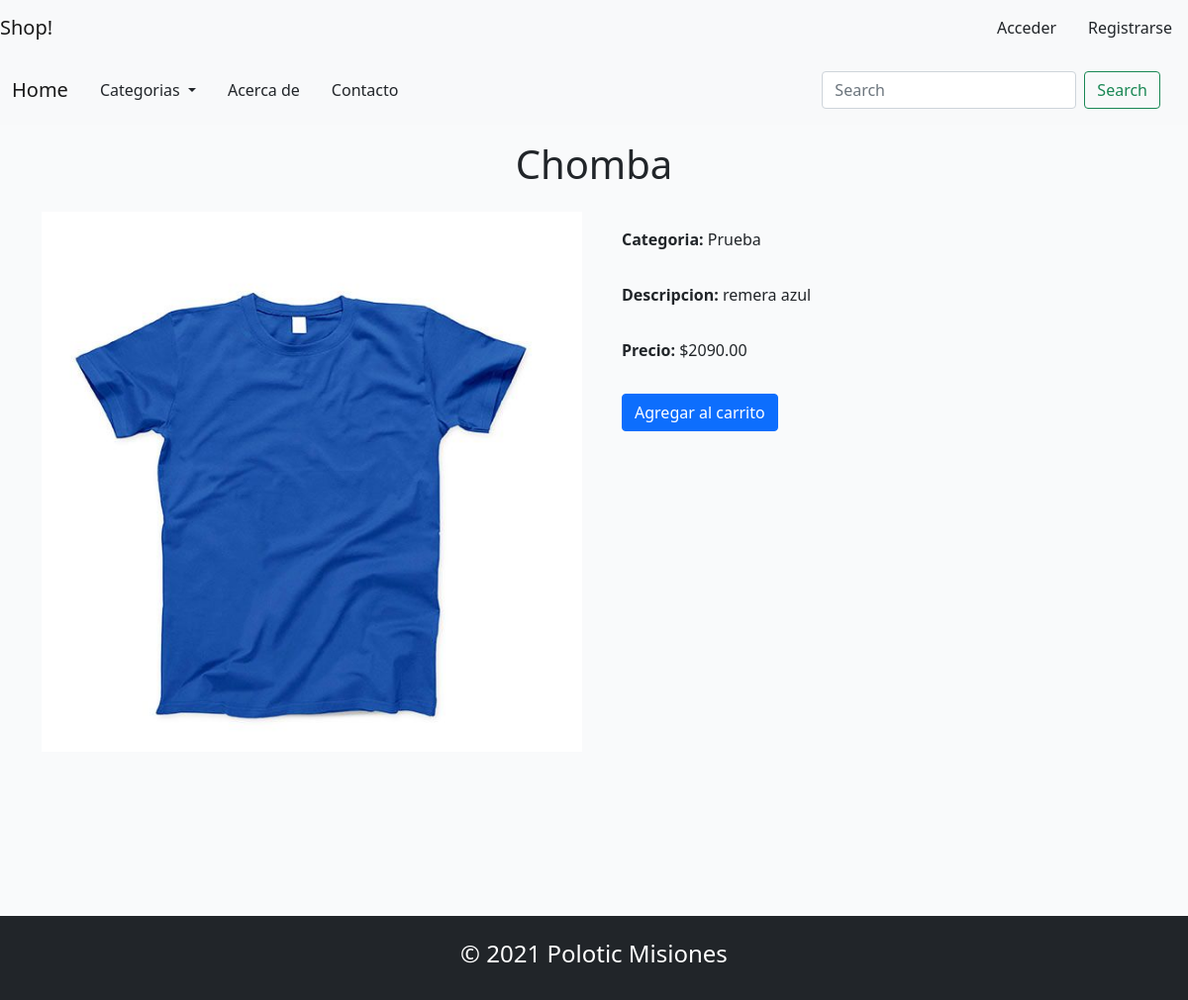
The app's page /productos/chomba with its own data.
### products/models.py (models this page shows, shortened)
class Product(models.Model):
    titulo = models.CharField(max_length=50)
    descripcion = models.TextField()
    imagen = models.ImageField(upload_to='products/', null =False, blank=False)
    precio = models.DecimalField(max_digits=8, decimal_places=2)
    categoria = models.ForeignKey(Category, on_delete=models.CASCADE, related_name='categoria')
    slug = models.SlugField(null=False,blank=False, unique= True)
    created_at = models.DateTimeField(auto_now_add=True)

### categories/models.py (models this page shows)
class Category(models.Model):
    descripcion = models.CharField(max_length=50)
    created_at = models.DateTimeField(auto_now_add=True)
    def __str__(self):
        return self.descripcion

### products/views.py (the view)
# urls.py: path('<slug:slug>',views.ProductDetailView.as_view(), name='producto'),
class ProductDetailView(DetailView):
    model = Product
    template_name = 'products/producto.html'
    def get_context_data(self, **kwargs):
        context = super().get_context_data(**kwargs)
        return context

### categories/views.py (called while the page is built)
def dropdownCategory(request):
    categorias = Category.objects.all()
    return {
        'categorias': categorias
    }

### ecommerce/templates/products/producto.html (shortened to what this page needs)
{% extends 'base.html' %}
{% block content %}
    <div class="row">
        <div class="col-12 text-center p-3">
            <h1 class="h1">{{product.titulo}}</h1>
        </div>
        <div class="col-12 col-md-6">
            <img src="{{product.imagen.url}}" class="w-100 h-100" alt="{{product.titulo}}">
        </div>
        <div class="col-12 col-md-6">
            <div class="w-100 p-3">
                <strong>Categoria: </strong>{{product.categoria}}
            </div>
            <div class="w-100 p-3">
                <strong>Descripcion: </strong>{{product.descripcion}}
            </div>
            <div class="w-100 p-3">
                <strong>Precio: </strong>${{product.precio}}
            </div>
            <div class="w-100 p-3">
                <a href="{% url 'cart:add_cart' product.slug %}" class="btn btn-primary">Agregar al carrito</a>
            </div>
        </div>
    </div>
{% endblock content %}

### ecommerce/static/css/styles.css (style rules this page uses)
body { background-color: #f9fafb !important; }

### records on screen
Product: titulo "Chomba", imagen (picture), categoria "Prueba", descripcion "remera azul", precio "2090.00"
